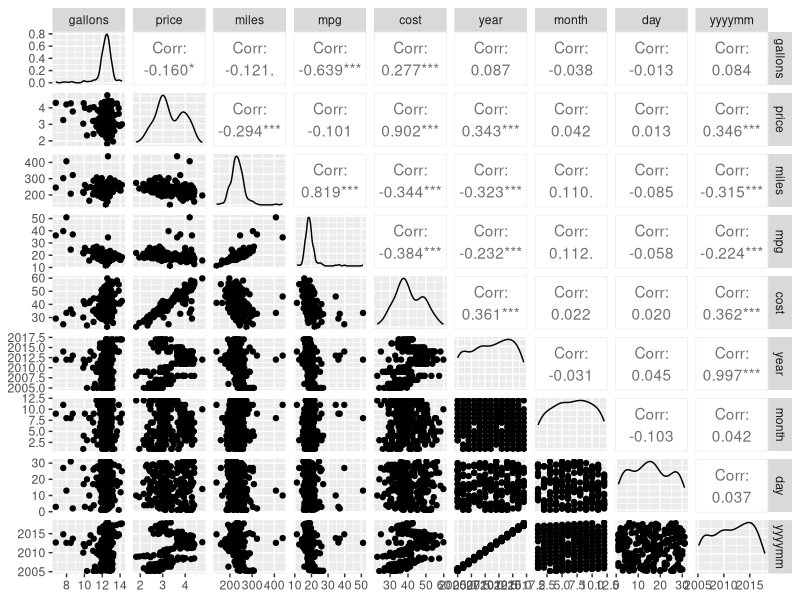
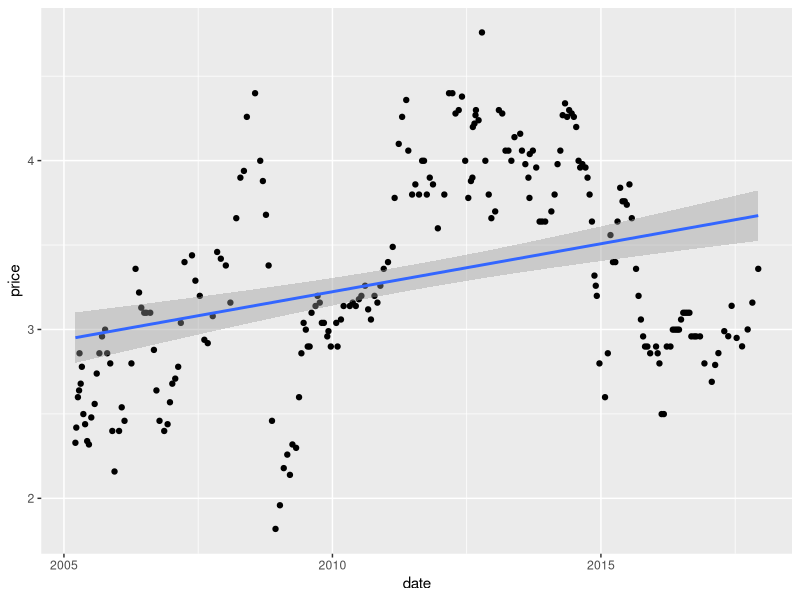
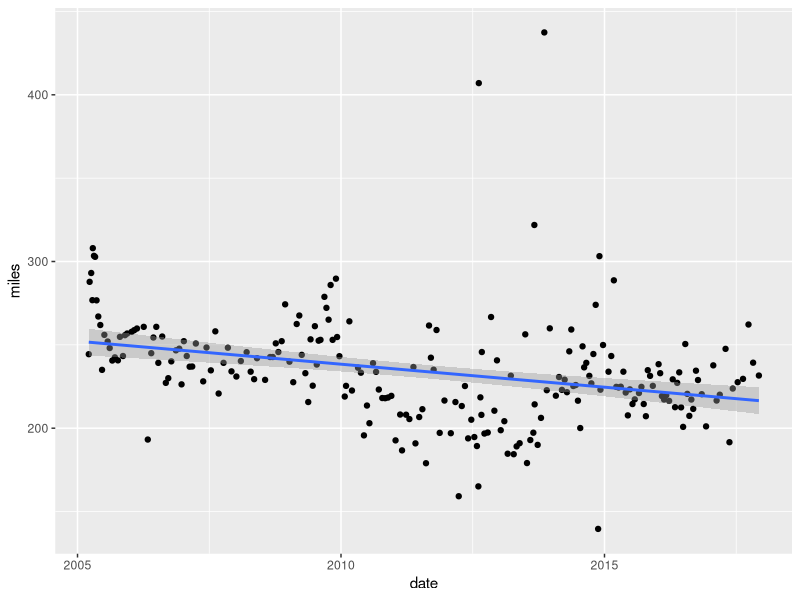
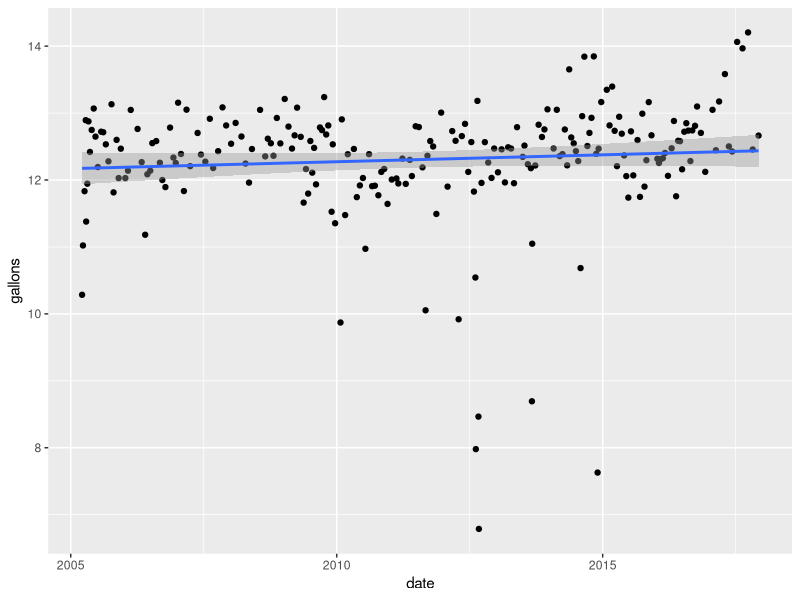
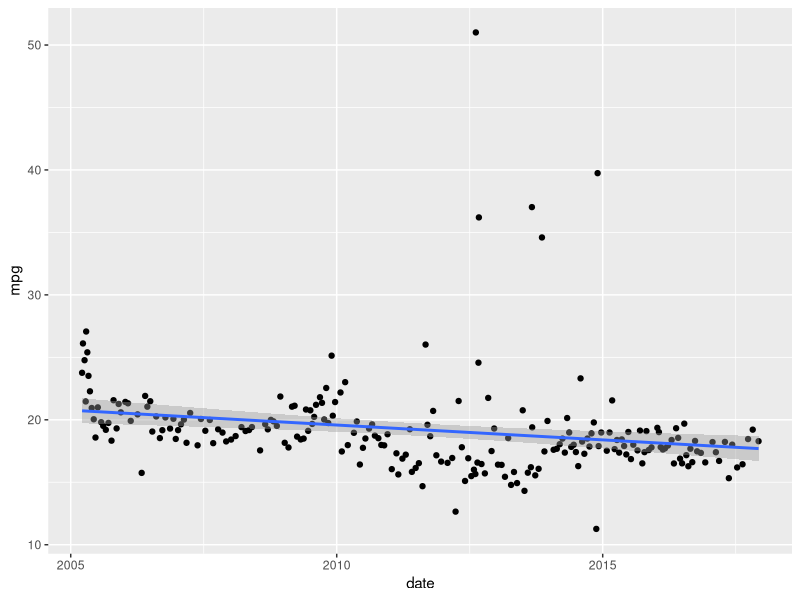
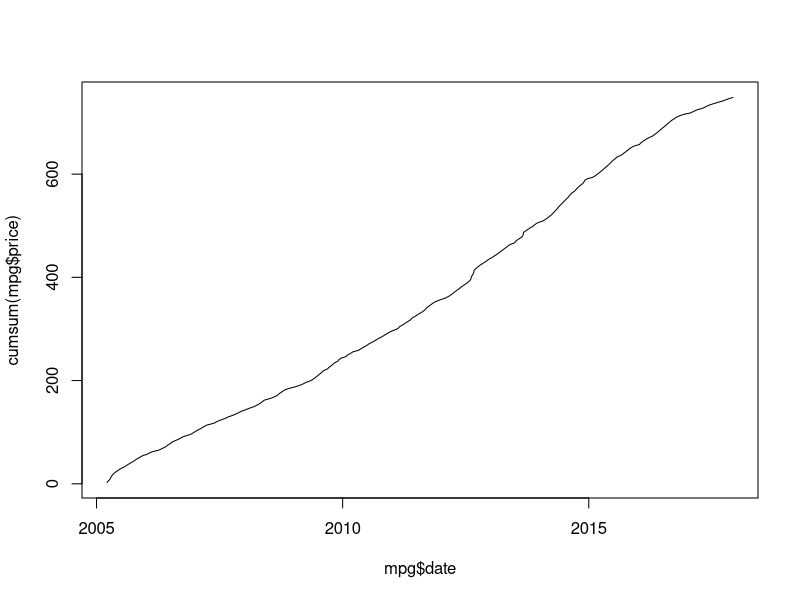
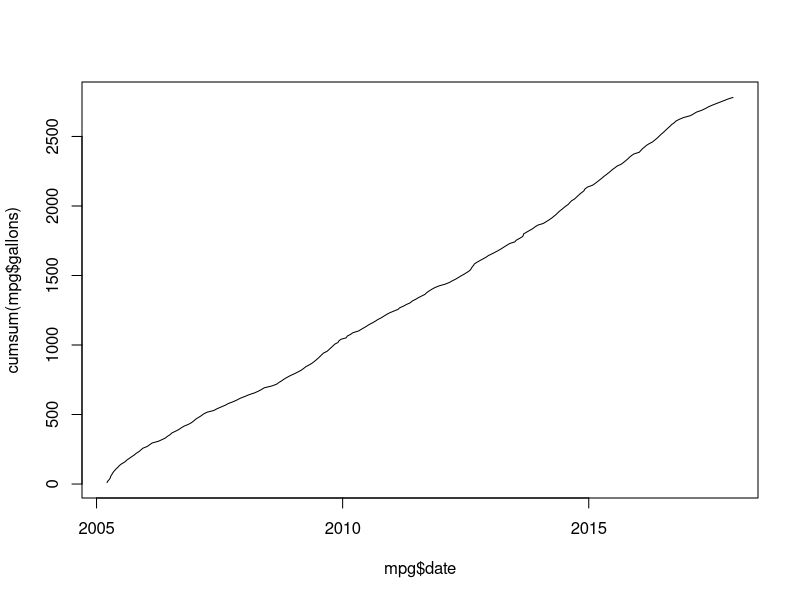
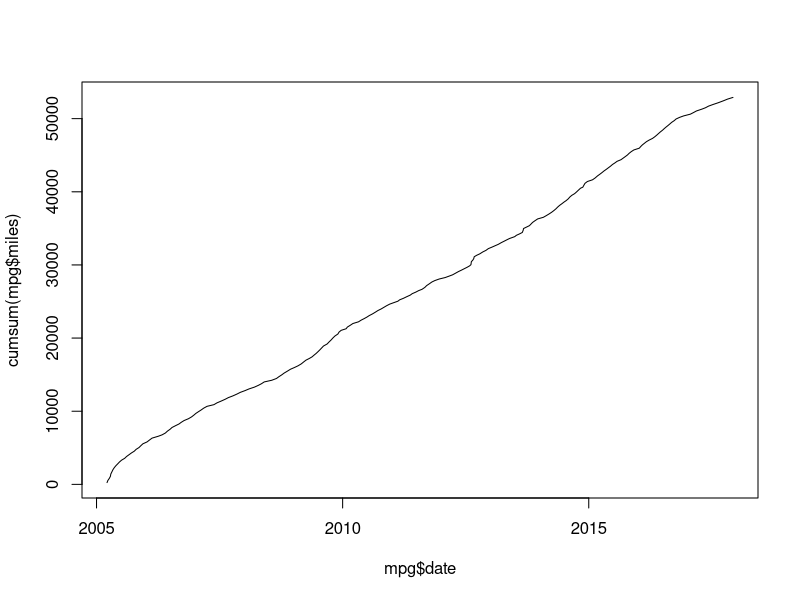

These figures' R source, in order: (Note: this script raises an error after producing the figures.)

mpg <- read.csv("mpg.csv", stringsAsFactors = F)

mpg$date <- as.POSIXct(strptime(mpg$date, '%m/%d/%Y'))
mpg$mpg <- mpg$miles / mpg$gallons
mpg$cost <- mpg$gallons * mpg$price

library(lubridate)

mpg$year <- year(mpg$date)
mpg$month <- month(mpg$date)
mpg$day <- day(mpg$date)

mpg$yyyymm <- floor_date(mpg$date, 'month')

mpg <- mpg[complete.cases(mpg),]

# plot(mpg)


library(ggplot2)
library(GGally)

ggpairs(mpg[,-1])

ggplot(mpg, aes(x=date, y=price)) + geom_point() + geom_smooth(method = 'lm')
ggplot(mpg, aes(x=date, y=miles)) + geom_point() + geom_smooth(method = 'lm')
ggplot(mpg, aes(x=date, y=gallons)) + geom_point() + geom_smooth(method = 'lm')
ggplot(mpg, aes(x=date, y=mpg)) + geom_point() + geom_smooth(method = 'lm')

plot(mpg$date, cumsum(mpg$price), type='l')
plot(mpg$date, cumsum(mpg$gallons), type='l')
plot(mpg$date, cumsum(mpg$miles), type='l')

ggplot(mpg, aes(price)) +
  geom_density(color='black', fill='red', alpha=0.25) 

ggplot(mpg, aes(mpg)) +
  geom_density(color='black', fill='red', alpha=0.25) 

ggplot(mpg, aes(miles)) +
  geom_density(color='black', fill='red', alpha=0.25) 

ggplot(mpg, aes(gallons)) +
  geom_density(color='black', fill='red', alpha=0.25) 


ggplot(mpg, aes(year, mpg)) + geom_boxplot(aes(group=year))
ggplot(mpg, aes(year, cost)) + geom_boxplot(aes(group=year))
ggplot(mpg, aes(year, miles)) + geom_boxplot(aes(group=year))
ggplot(mpg, aes(year, gallons)) + geom_boxplot(aes(group=year))

library(hexbin)

ggplot(mpg) +
  geom_hex(aes(yyyymm, mpg), color='white') 


w <- mpg
w$price <- scale(w$price)
w$gallons <- scale(w$gallons)
w$miles <- scale(w$miles)

ggplot(w) +
  geom_density(aes(price), color='black', fill='red', alpha=0.25) +
  geom_density(aes(gallons), color='black', fill='green', alpha=0.25) +
  geom_density(aes(miles), color='black', fill='blue', alpha=0.25)
  



library(lubridate)

library(dplyr)


q <- mpg %>% 
  group_by(yyyy=year(date)) %>% 
  summarise(
    n=n(), 
    g=sum(gallons), 
    t=sum(gallons*price), 
    m=mean(gallons*price), 
    p=mean(price))
  
ggplot(q, aes(x=yyyy, y=t)) + 
  geom_bar(stat='identity') + 
  geom_smooth(method='lm')

ggplot(q, aes(x=yyyy, y=t)) + 
  geom_bar(stat='identity') + 
  geom_smooth(method='loess') +
  xlab("Year") +
  ylab("Cost") +
  ggtitle("Annual Gas Expenditure")


mpg %>% 
  group_by(yyyy=year(date), mm=month(date)) %>% 
  summarise(n=n(), 
    g=sum(gallons), 
    t=sum(gallons*price), 
    p=mean(price)) %>%
  ggplot(aes(x=factor(paste(yyyy, mm)), y=t)) +
  geom_bar(aes(fill=t),
           color='white', stat='identity') 


ggplot(mpg, aes(gallons)) + geom_histogram(bins = 100)
ggplot(mpg, aes(price)) + geom_histogram(bins = 100)
ggplot(mpg, aes(miles)) + geom_histogram(bins = 100)


mpg %>% group_by(d=floor_date(date, 'months')) %>% summarise(n=n(), mpg=mean(mpg)) %>% ggplot(aes(x=d, y=mpg)) + geom_bar(aes(fill=n),stat='identity')

mpg %>% group_by(d=floor_date(date, 'quarters')) %>% summarise(n=n(), mpg=mean(mpg)) %>% ggplot(aes(x=d, y=mpg)) + geom_bar(aes(fill=n),stat='identity')

mpg %>% group_by(d=floor_date(date, 'years')) %>% summarise(n=n(), mpg=mean(mpg)) %>% ggplot(aes(x=d, y=mpg)) + geom_bar(aes(fill=n),stat='identity') + geom_hline(aes(yintercept=mean(mpg)), color='red') +
  geom_hline(aes(yintercept=mean(n)), color='black')

library(forecast)

q <- mpg %>% group_by(d=floor_date(date, 'months')) %>% summarise(n=n(), mpg=mean(mpg))
m <- ts(q$mpg, frequency = 12, start=c(2005,3), end=c(2017,9))
fit <- auto.arima(m)
plot(forecast(fit, h=12))

seasonplot(m)
ts.plot(m)

f <- ets(m)
plot(f)

plot(stl(m, s.window = 12))



qq <- mpg %>% mutate(yyyy=year(date), g=cumsum(gallons), t=cumsum(gallons*price), p=cummean(price))

ggplot(qq, aes(x=yyyy, y=miles, group=yyyy)) + geom_boxplot(aes(fill=miles)) + scale_fill_continuous()


x <- lapply(2005:2017, function(y) { 
    p <- seq(1, 100, length.out = 100) / 100
    data.frame(y=y, p=p, q=quantile(qq[qq$yyyy==y,]$price, p)) 
  })
z <- do.call(rbind, x)
  
ggplot(z) + geom_line(aes(x=p, y=q, group=y, color=as.factor(y)))  


v <- mpg %>% mutate(yyyy=year(date), mpg=miles/gallons, m=cumsum(miles), cmpg=cumsum(miles)/cumsum(gallons),  g=cumsum(gallons), t=cumsum(gallons*price), p=cummean(price))

ggplot(v) + geom_line(aes(x=date, y=cmpg))


library(cluster)

plot(mpg$miles, mpg$price)

d <- v
d <- mpg[,c('price', 'gallons', 'miles')]
d$mpg <- d$miles / d$gallons

fit <- kmeans(d[,c('miles', 'gallons', 'mpg', 'price')], centers=5)

fit
fit$cluster
# plot(d$price, d$mpg, col=fit$cluster)
# plot(d$gallons, d$miles, col=fit$cluster)
# plot(d$gallons, d$price, col=fit$cluster)
# library(rgl)
# plot3d(d)
# plot3d(d, col=fit$cluster)

d$cluster <- factor(fit$cluster)

library(gridExtra)

g1 <- ggplot(d) + 
  geom_point(aes(x=mpg, y=miles, color=cluster))

g2 <- ggplot(d) + 
  geom_point(aes(x=mpg, y=price, color=cluster))

g3 <- ggplot(d) + 
  geom_point(aes(x=mpg, y=gallons, color=cluster))

grid.arrange(g1, g2, g3, nrow=3)



g1 <- ggplot(d) + 
  geom_jitter(aes(x=cluster, y=mpg, color=cluster))

g2 <- ggplot(d) + 
  geom_jitter(aes(x=cluster, y=miles, color=cluster))

g3 <- ggplot(d) + 
  geom_jitter(aes(x=cluster, y=price, color=cluster))

g4 <- ggplot(d) + 
  geom_jitter(aes(x=cluster, y=gallons, color=cluster))

grid.arrange(g1, g2, g3, g4, nrow=2)





g1 <- ggplot(d) + 
  geom_point(aes(x=mpg, y=miles, color=cluster))

g2 <- ggplot(d) + 
  geom_point(aes(x=mpg, y=price, color=cluster))

g3 <- ggplot(d) + 
  geom_point(aes(x=mpg, y=gallons, color=cluster))

g4 <- ggplot(d) + 
  geom_point(aes(x=miles, y=price, color=cluster))

g5 <- ggplot(d) + 
  geom_point(aes(x=price, y=gallons, color=cluster))

g6 <- ggplot(d) + 
  geom_point(aes(x=miles, y=gallons, color=cluster))


grid.arrange(g1, g2, g3, g4, g5, g6, nrow=3)


v <- mpg %>% group_by(yyyy=year(date), mm=month(date)) %>% summarise( mpg=sum(miles)/sum(gallons), tp=sum(price), n=n(), ap=mean(price), ag=mean(gallons), tg=sum(gallons), tm=sum(miles) , am=mean(miles) ) %>% arrange(yyyy, mm) %>% mutate( cm=cumsum(tm), ampg=cummean(mpg) )



ggplot(v) + geom_line(aes(group=yyyy, x=mm, y=mpg)) + facet_wrap( ~ yyyy, ncol=3 )

ggplot(v) + geom_line(aes(x=1:147, y=ampg))

k <- ts(v[,c('mpg')], frequency = 12)

fit <- HoltWinters(k)
plot(forecast(fit,12*5))


fit <- auto.arima(k)
plot(forecast(fit, 12*5))


k <- ts(v[,c('ampg')], frequency = 12)

fit <- HoltWinters(k)
plot(forecast(fit,12*5))


fit <- auto.arima(k)
plot(forecast(fit, 12*5))



ggplot(as.data.frame(v)) + geom_boxplot(aes(x=yyyy, y=mpg, group=yyyy), outlier.color = NA) + geom_jitter(width=0.1, height=0.1, alpha=0.3, aes(x=yyyy, y=mpg, group=yyyy))

ggplot(as.data.frame(v)) + geom_violin(aes(x=yyyy, y=mpg, group=yyyy)) 

ggplot(as.data.frame(v)) + geom_jitter(width=0.1, height=0.1, alpha=0.3, aes(x=yyyy, y=mpg, group=yyyy))

ggplot(as.data.frame(v)) + geom_boxplot(aes(x=mm, y=mpg, group=mm), outlier.color = NA) + geom_jitter(width=0.1, height=0.1, alpha=0.3, aes(x=mm, y=mpg, group=mm))

ggplot(as.data.frame(v)) + geom_jitter(width=0.1, height=0.1, alpha=0.3, aes(x=mm, y=mpg, group=mm))

ggplot(as.data.frame(v)) + geom_violin(aes(x=mm, y=mpg, group=mm)) 
